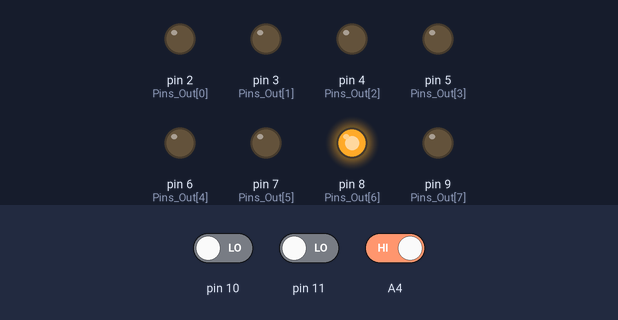
Simulated run of this sketch. Board: Arduino Uno, built with avr-gcc and run on an emulated ATmega328P. Shown: output pins drawn as LEDs (lit = HIGH). Dashed ring = blinking. Inputs (shaded band) come from the test bench; at power-on: A4 HIGH, pin 10 LOW, pin 11 LOW.

Above: at 1.2 s.
1.3 s: A4 driven LOW
4.3 s: A4 driven HIGH
7.3 s: pin 10 driven HIGH
At 8.0 s:
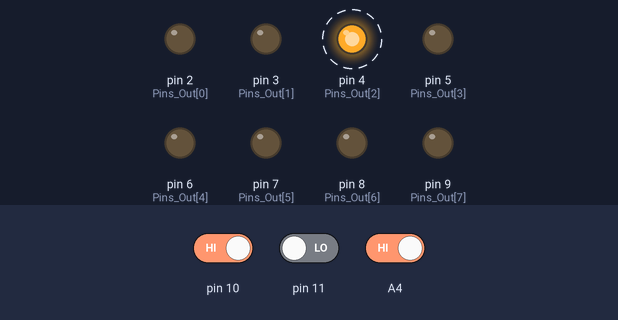
10.3 s: pin 11 driven HIGH
At 11.3 s:
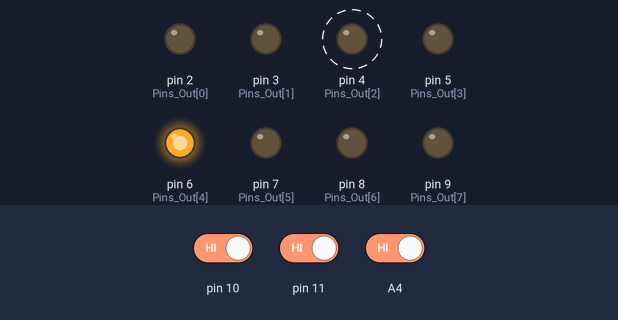
12.1 s: pin 11 driven LOW
At 14.0 s:
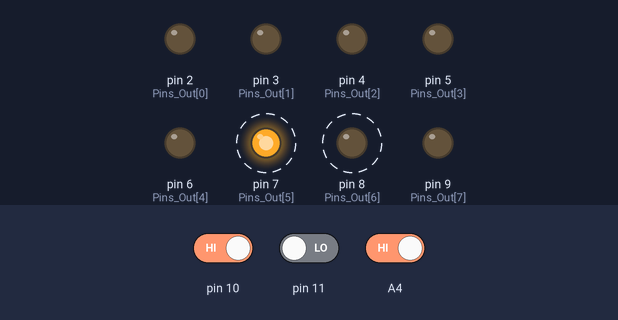
15.1 s: pin 10 driven LOW
At 18.1 s:
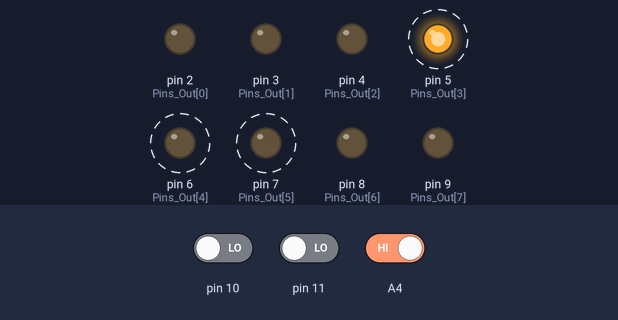
Timing chart, 0 to 19.1 s (numbered marks = the images above; inputs shaded):
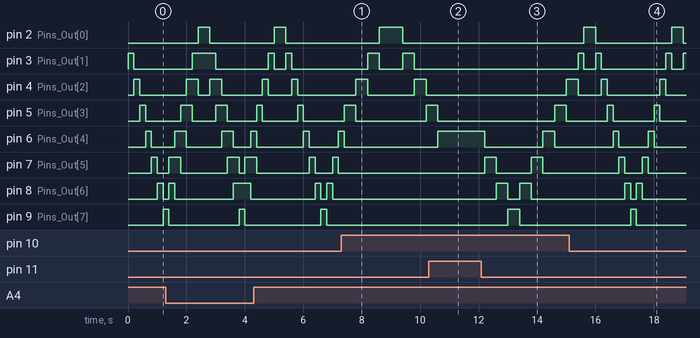

The sketch:

vl.ino
```cpp
/*  Prog_08 - Samostatná práce (upraveno v tvém stylu)
    Blikani LED tam i zpet
*/
//deklarace promennych
int Pins_Out[] = {2,3,4,5,6,7,8,9};
char pozice = 0;
boolean smer;
boolean start_stop;
char pocetLED;
int cas[] = {200, 400, 800, 1600};
char indexCasu;

//metoda setup
void setup()
{
	smer = true;
	for (int i = 0; i < 8; i++)
	{
		pinMode(Pins_Out[i], OUTPUT);
		digitalWrite(Pins_Out[i], LOW);
	}

	pinMode(10, INPUT);
	pinMode(11, INPUT);
	pinMode(18, INPUT);
}

void zobrazLED(char startPozice, char pocet, boolean stav)
{
	for (char i = 0; i < pocet; i++)
	{
		char akt_poz = startPozice + i;
		if (akt_poz >= 0 && akt_poz < 8)
		{
			digitalWrite(Pins_Out[akt_poz], stav);
		}
	}
}

//metoda loop
void loop()
{
	if (digitalRead(A4) == LOW) {
		pocetLED = 2;
	} else {
		pocetLED = 1;
	}

	// Ètení rychlosti ze dvou pinù (10 a 11) -> 4 kombinace (index 0 a  3)
	indexCasu = digitalRead(10) * 1 + digitalRead(11) * 2;

	// Samotná logika blikání
	zobrazLED(0, 8, LOW);
	if (smer)
	{
		if (++pozice > (8 - pocetLED))
		{
			pozice = 8 - pocetLED - 1;
			smer = false;
		}
	}
	else
	{
		if (--pozice < 0)
		{
			pozice = 0;
			smer = true;
		}
	}
	zobrazLED(pozice, pocetLED, HIGH);
	delay(cas[indexCasu]);
}
```

Measured:
- after the input at 7.3 s, pin 3 (Pins_Out[1]): alternates HIGH for 0.40 s and LOW for 0.80 s, starting after 0.90 s; pin 4 (Pins_Out[2]): alternates HIGH for 0.40 s and LOW for 1.6 s, starting after 0.50 s
- after the input at 10.3 s, pin 6 (Pins_Out[4]): goes on until 10.6 s, then stays HIGH; pin 7 (Pins_Out[5]): stays LOW (without the input it goes to HIGH after 0.70 s); pin 8 (Pins_Out[6]): stays LOW (without the input it goes to HIGH after 1.1 s); pin 9 (Pins_Out[7]): stays LOW (without the input it goes to HIGH after 1.5 s)
- after the input at 12.1 s, pin 4 (Pins_Out[2]): LOW → HIGH after 2.9 s; pin 5 (Pins_Out[3]): LOW → HIGH after 2.5 s, → LOW 0.40 s later; pin 9 (Pins_Out[7]): LOW → HIGH after 0.90 s, → LOW 0.40 s later
- after the input at 15.1 s, pin 9 (Pins_Out[7]): LOW → HIGH after 2.1 s instead of 3.9 s
- by itself, pin 2 (Pins_Out[0]): alternates HIGH for 0.40 s and LOW for 2.6 s
- by itself, pin 3 (Pins_Out[1]): alternates HIGH for 0.20 s and LOW for 0.40 s, 4 changes in all, then stays LOW
- by itself, pin 4 (Pins_Out[2]): alternates HIGH for 0.20 s and LOW for 0.80 s, 4 changes in all, then stays LOW
